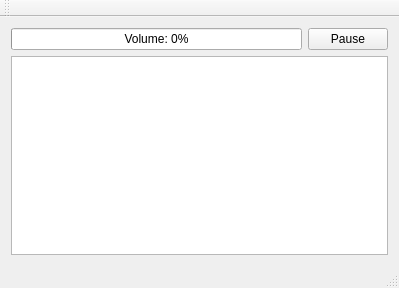
<?xml version="1.0" encoding="UTF-8"?>
<ui version="4.0">
 <class>MainWindow</class>
 <widget class="QMainWindow" name="MainWindow">
  <property name="geometry">
   <rect>
    <x>0</x>
    <y>0</y>
    <width>399</width>
    <height>288</height>
   </rect>
  </property>
  <property name="windowTitle">
   <string>MainWindow</string>
  </property>
  <widget class="QWidget" name="centralWidget">
   <layout class="QGridLayout" name="gridLayout">
    <item row="0" column="0">
     <layout class="QVBoxLayout" name="verticalLayout">
      <item>
       <layout class="QHBoxLayout" name="horizontalLayout">
        <item>
         <widget class="QProgressBar" name="volumeDisplay">
          <property name="value">
           <number>0</number>
          </property>
          <property name="format">
           <string>Volume: %p%</string>
          </property>
         </widget>
        </item>
        <item>
         <widget class="QPushButton" name="pauseButton">
          <property name="text">
           <string>Pause</string>
          </property>
         </widget>
        </item>
       </layout>
      </item>
      <item>
       <widget class="QGraphicsView" name="snakeView">
        <property name="autoFillBackground">
         <bool>false</bool>
        </property>
        <property name="verticalScrollBarPolicy">
         <enum>Qt::ScrollBarAlwaysOff</enum>
        </property>
        <property name="horizontalScrollBarPolicy">
         <enum>Qt::ScrollBarAlwaysOff</enum>
        </property>
        <property name="backgroundBrush">
         <brush brushstyle="NoBrush">
          <color alpha="255">
           <red>0</red>
           <green>0</green>
           <blue>0</blue>
          </color>
         </brush>
        </property>
        <property name="foregroundBrush">
         <brush brushstyle="NoBrush">
          <color alpha="255">
           <red>0</red>
           <green>0</green>
           <blue>0</blue>
          </color>
         </brush>
        </property>
        <property name="alignment">
         <set>Qt::AlignLeading|Qt::AlignLeft|Qt::AlignTop</set>
        </property>
        <property name="transformationAnchor">
         <enum>QGraphicsView::AnchorViewCenter</enum>
        </property>
       </widget>
      </item>
     </layout>
    </item>
   </layout>
  </widget>
  <widget class="QMenuBar" name="menuBar">
   <property name="geometry">
    <rect>
     <x>0</x>
     <y>0</y>
     <width>399</width>
     <height>19</height>
    </rect>
   </property>
  </widget>
  <widget class="QToolBar" name="mainToolBar">
   <attribute name="toolBarArea">
    <enum>TopToolBarArea</enum>
   </attribute>
   <attribute name="toolBarBreak">
    <bool>false</bool>
   </attribute>
  </widget>
  <widget class="QStatusBar" name="statusBar"/>
  <action name="actionSetDirectionUp">
   <property name="text">
    <string>setDirectionUp</string>
   </property>
   <property name="shortcut">
    <string>Up</string>
   </property>
  </action>
  <action name="actionSetDirectionDown">
   <property name="text">
    <string>setDirectionDown</string>
   </property>
   <property name="shortcut">
    <string>Down</string>
   </property>
  </action>
  <action name="actionSetDirectionLeft">
   <property name="text">
    <string>setDirectionLeft</string>
   </property>
   <property name="shortcut">
    <string>Left</string>
   </property>
  </action>
  <action name="actionSetDirectionRight">
   <property name="text">
    <string>setDirectionRight</string>
   </property>
   <property name="shortcut">
    <string>Right</string>
   </property>
  </action>
  <action name="actionPause">
   <property name="text">
    <string>pause</string>
   </property>
   <property name="shortcut">
    <string>Space</string>
   </property>
  </action>
 </widget>
 <layoutdefault spacing="6" margin="11"/>
 <resources/>
 <connections/>
</ui>
